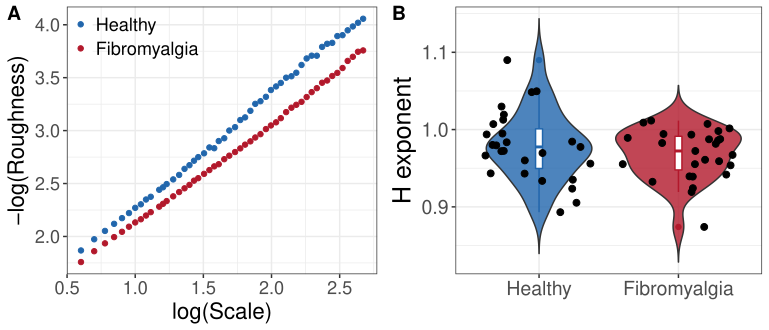

Reproduce this figure in R.
library(ggplot2)
library(cowplot)

slopes <- read.csv("slopes.csv")
slopes$group <- factor(slopes$group, 
                       levels = c("HM", "FM"), 
                       labels = c("Healthy", "Fibromyalgia"))

vplot <- ggplot(data = slopes, 
       aes(x = group, y = slope, fill = group)) + 
  geom_violin(trim=FALSE, 
              alpha = I(0.8)) + 
  scale_fill_manual(values = c("#2166ac", "#b2182b")) + 
  labs(x="Group", 
       y = "H exponent") +
  geom_boxplot(width=0.05, 
               fill="white", 
               colour = c("#2166ac", "#b2182b")) + 
  geom_jitter(position = position_jitter(0.4), 
              size = I(2)) + 
  theme_bw() + 
  theme(legend.title = element_blank(),
        legend.position = "none",
        legend.background = element_rect(colour = "transparent", 
                                         fill = "transparent"),
        axis.title.x=element_blank(), 
        text = element_text(size=18))

fm <- read.csv("FC03.txt.dfa", 
               sep = " ", 
               header = FALSE)

hm <- read.csv("HC10.txt.dfa", 
               sep = " ", 
               header = FALSE)

fm <- cbind(fm, rep("fm", length(fm[,1])))
names(fm) <- c("scale", "roughness", "group")
hm <- cbind(hm, rep("hm", length(hm[,1])))
names(hm) <- c("scale", "roughness", "group")

rness <- rbind(hm, fm)

rness$group <- factor(rness$group, 
                      levels = c("hm", "fm"),
                      labels = c("Healthy", "Fibromyalgia"))

rnessPlot <- ggplot(data = rness, 
       aes(x = scale, y = roughness, fill = group)) + 
  geom_point(aes(colour = group)) + 
  scale_colour_manual(values = c("#2166ac", "#b2182b")) + 
  theme_bw() + 
  theme(legend.title=element_blank(), 
        legend.position = c(0.215, 0.9), 
        legend.background = element_rect(colour = "transparent", 
                                         fill = "transparent"), 
        text = element_text(size=16)) + 
  xlab("log(Scale)") + 
  ylab("-log(Roughness)")

plot_grid(rnessPlot, vplot,labels = "AUTO", ncol = 2, align = 'h')
